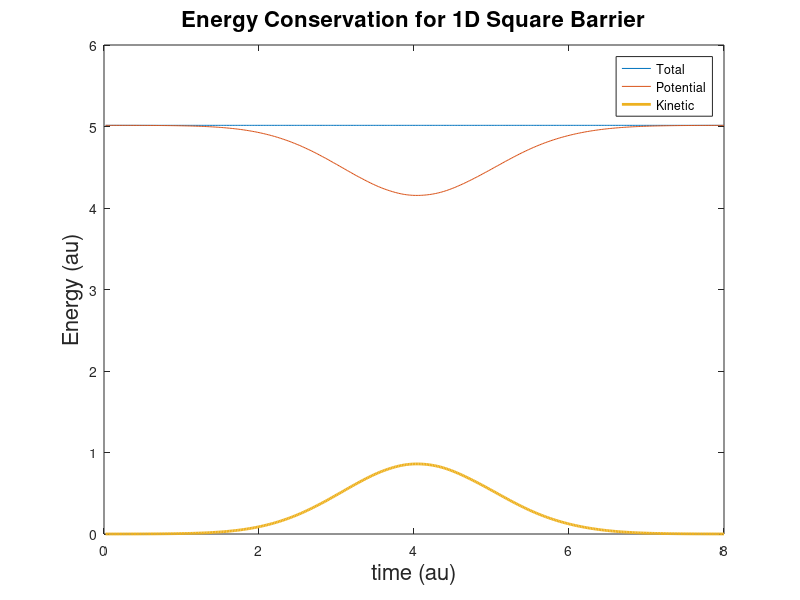

Recreate this plot in MATLAB.
 close all; clear all;

fs = 16; % Font Size
%% Scatter Plots
energyData = dlmread('qd1Out.txt');
time = energyData(:,1);
epot = energyData(:,2);
ekin = energyData(:,3);
etot = energyData(:,4);

plot(time, etot, time, epot, time, ekin, 'LineWidth', 2);
xlabel('time (au)','FontSize', fs); ylabel('Energy (au)','FontSize', fs);
legend('Total', 'Potential', 'Kinetic', 'Location','best');
title('Energy Conservation for 1D Square Barrier', 'FontSize', fs);